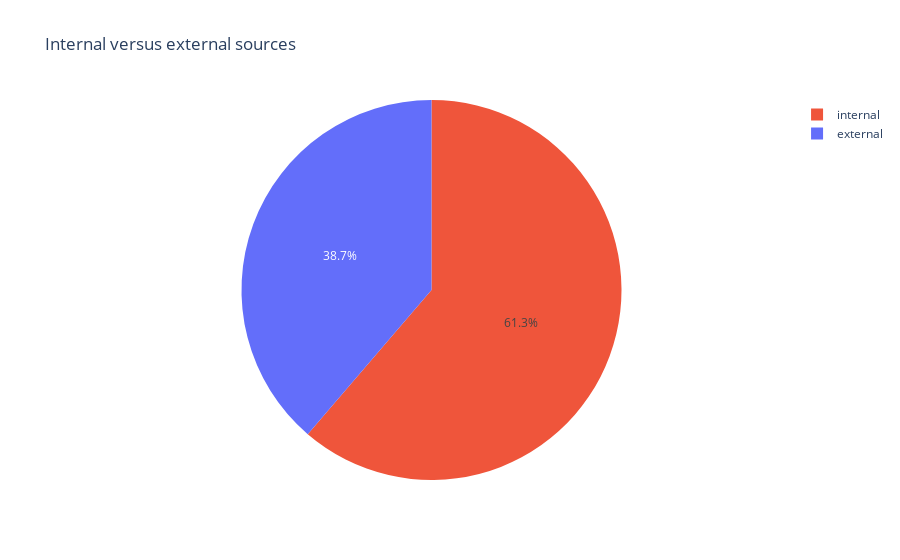

Notebook code cell kept with this figure:
### Code cell
create_pie_chart(daniel)

### Figure 1 — Plotly figure (JSON) as saved in the notebook; plotly's stock layout.template omitted (floating-point values rounded to 4 significant figures)
{"data": [{"customdata": [["external"], ["internal"]], "domain": {"x": [0, 1], "y": [0, 1]}, "hovertemplate": "source=%{customdata[0]}<br>count=%{value}<extra></extra>", "labels": ["external", "internal"], "legendgroup": "", "marker": {"colors": ["#636efa", "#EF553B"]}, "name": "", "showlegend": true, "type": "pie", "values": [12, 19]}], "layout": {"legend": {"tracegroupgap": 0}, "title": {"text": "Internal versus external sources"}}}
